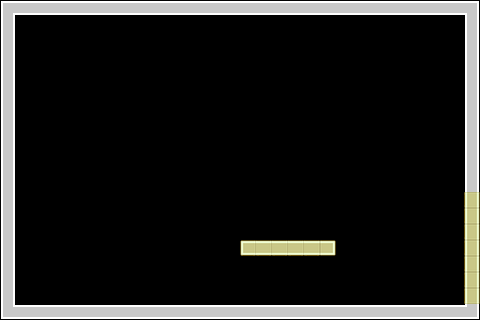

Below is a game level as drawn by its tile map, then a one-line description and the .tmx that defines it (tile-layer data replaced by summaries):
An orthogonal 30x20 tile map with 16x16 px tiles, 2 tile layers (bricks, solidbricks), 2 tilesets and 10 objects (5x PowerUpSpawnPoint, SpawnPoint, TimeBomb, ExitDoor, diagonalFlyerSpawnPoint).

<map version="1.0" orientation="orthogonal" width="30" height="20" tilewidth="16" tileheight="16">
 <properties>
  <property name="Long" value="" />
 </properties>
 <tileset firstgid="1" name="TileSetTemplate" tilewidth="16" tileheight="16">
  <image source="TileSetTemplate.png" width="64" height="64" />
 </tileset>
 <tileset firstgid="17" name="TileSetTemplateSolid" tilewidth="16" tileheight="16">
  <image source="TileSetTemplateSolid.png" width="64" height="64" />
 </tileset>
 <layer name="bricks" width="30" height="20">
  <data>[600 cells, 89 non-empty, 6 distinct tile ids]</data>
 </layer>
 <objectgroup name="Objects" width="30" height="20">
  <object name="SpawnPoint" x="55" y="292" />
  <object name="TimeBomb" x="116" y="285">
   <properties>
    <property name="TimeBomb" value="1" />
   </properties>
  </object>
  <object x="190" y="278" />
  <object name="ExitDoor" x="190" y="278">
   <properties>
    <property name="ExitDoor" value="1" />
   </properties>
  </object>
  <object name="PowerUpSpawnPoint" x="66" y="65">
   <properties>
    <property name="PowerUpSpawnPoint" value="0" />
   </properties>
  </object>
  <object name="PowerUpSpawnPoint" x="247" y="65">
   <properties>
    <property name="PowerUpSpawnPoint" value="1" />
   </properties>
  </object>
  <object name="PowerUpSpawnPoint" x="424" y="66">
   <properties>
    <property name="PowerUpSpawnPoint" value="2" />
   </properties>
  </object>
  <object name="PowerUpSpawnPoint" x="119" y="214">
   <properties>
    <property name="PowerUpSpawnPoint" value="3" />
   </properties>
  </object>
  <object name="PowerUpSpawnPoint" x="359" y="214">
   <properties>
    <property name="PowerUpSpawnPoint" value="5" />
   </properties>
  </object>
  <object name="diagonalFlyerSpawnPoint" x="196" y="215">
   <properties>
    <property name="diagonalFlyerSpawnPoint" value="1" />
   </properties>
  </object>
 </objectgroup>
 <layer name="solidbricks" width="30" height="20">
  <data>[600 cells, 13 non-empty, 4 distinct tile ids]</data>
 </layer>
</map>
